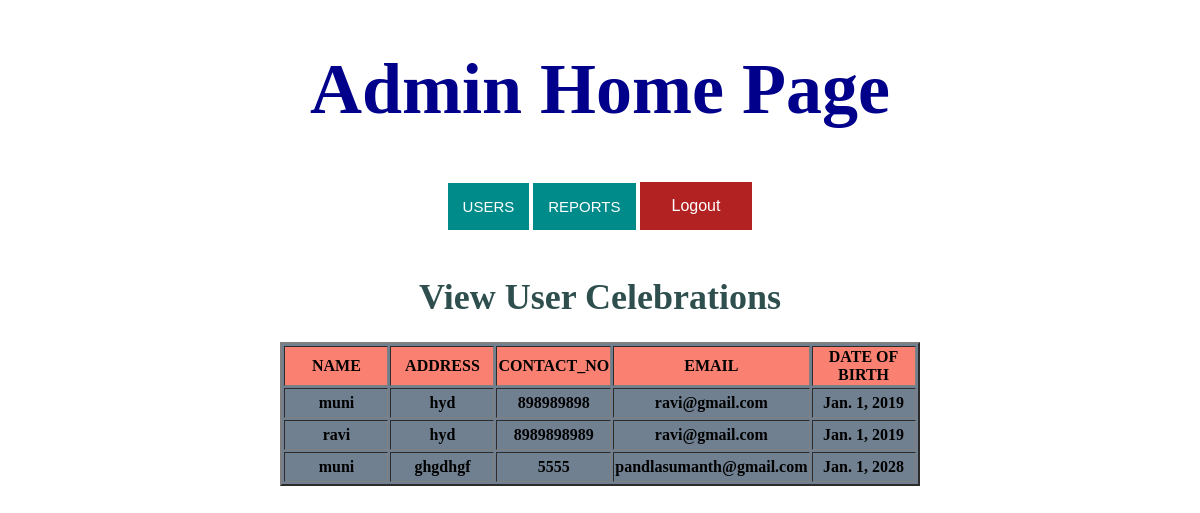
The app's page /viewusercelebrations/ with its own data.
### cewn/models.py (models this page shows)
class Celebrations(models.Model):
    name = models.CharField(max_length=30)
    address = models.TextField()
    contact_no = models.IntegerField()
    email_id= models.EmailField()
    date_of_birth = models.DateField()

### templates/Adminview/viewusercelebrations.html (shortened to what this page needs)
<!DOCTYPE html>
<html lang="en">
<head>
</head>
<body>
{% include "Adminview/admin_menu.html" %}<br>
<h1 style="font-size:3vw"; align="center" ><font color="#2f4f4f">View  User Celebrations</font></h1>
{% if object_list %}
<table align="center" border="2" bgcolor="#708090">
    <tr bgcolor="#fa8072" height="30">
        <th width="100">NAME</th>
        <th width="100">ADDRESS</th>
        <th width="100">CONTACT_NO</th>
        <th width="100">EMAIL</th>
        <th width="100">DATE OF BIRTH</th>
    </tr>
    {% for x in object_list %}
        <tr height="30">
        <th width="100">{{x.name}}</th>
        <th width="100">{{ x.address}}</th>
        <th width="100">{{ x.contact_no}}</th>
        <th width="100">{{ x.email_id}}</th>
        <th width="100">{{ x.date_of_birth}}</th>
        </tr>
    {% endfor %}
</table>
{% else %}
<h3 align="center"><font color="#8a2be2">No Information Available</font> </h3>
{% endif %}
</body>
</html>

### records on screen
Celebrations: name "muni", address "hyd", contact_no "898989898", email_id "ravi@gmail.com", date_of_birth "Jan. 1, 2019"
Celebrations: name "ravi", address "hyd", contact_no "8989898989", email_id "ravi@gmail.com", date_of_birth "Jan. 1, 2019"
Celebrations: name "muni", address "ghgdhgf", contact_no "5555", email_id "pandlasumanth@gmail.com", date_of_birth "Jan. 1, 2028"
